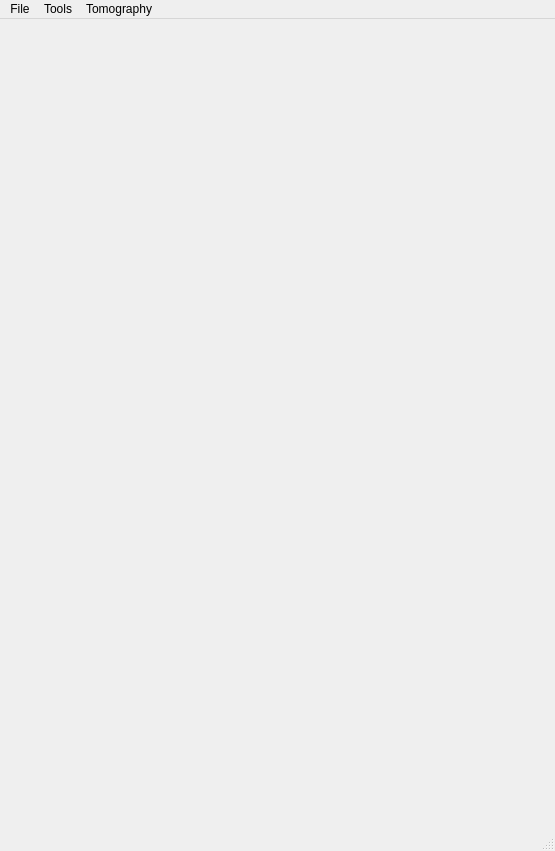
<?xml version="1.0" encoding="UTF-8"?>
<ui version="4.0">
 <class>MainWindow</class>
 <widget class="QMainWindow" name="MainWindow">
  <property name="geometry">
   <rect>
    <x>0</x>
    <y>0</y>
    <width>555</width>
    <height>851</height>
   </rect>
  </property>
  <property name="windowTitle">
   <string>MainWindow</string>
  </property>
  <widget class="QWidget" name="centralwidget"/>
  <widget class="QMenuBar" name="menubar">
   <property name="geometry">
    <rect>
     <x>0</x>
     <y>0</y>
     <width>555</width>
     <height>28</height>
    </rect>
   </property>
   <widget class="QMenu" name="menuFile">
    <property name="title">
     <string>File</string>
    </property>
    <addaction name="actionLoad"/>
    <addaction name="actionsave_in_file"/>
   </widget>
   <widget class="QMenu" name="menuTools">
    <property name="title">
     <string>Tools</string>
    </property>
    <addaction name="actionRender_curve"/>
    <addaction name="actionGet_corte_geoelectrico"/>
    <addaction name="actionBuild_corte"/>
   </widget>
   <widget class="QMenu" name="menuTomography">
    <property name="title">
     <string>Tomography</string>
    </property>
    <addaction name="actionStart_New"/>
    <addaction name="actionTomo_Manager"/>
   </widget>
   <addaction name="menuFile"/>
   <addaction name="menuTools"/>
   <addaction name="menuTomography"/>
  </widget>
  <widget class="QStatusBar" name="statusbar"/>
  <action name="actionLoad">
   <property name="text">
    <string>Load</string>
   </property>
  </action>
  <action name="actionRender_curve">
   <property name="text">
    <string>Render curve</string>
   </property>
  </action>
  <action name="actionGet_corte_geoelectrico">
   <property name="text">
    <string>Get corte geoelectrico</string>
   </property>
  </action>
  <action name="actionsave_in_file">
   <property name="text">
    <string>Save in file</string>
   </property>
  </action>
  <action name="actionBuild_corte">
   <property name="text">
    <string>Build corte</string>
   </property>
  </action>
  <action name="actionStart_New">
   <property name="text">
    <string>Start New</string>
   </property>
  </action>
  <action name="actionTomo_Manager">
   <property name="text">
    <string>Tomo Manager</string>
   </property>
  </action>
 </widget>
 <resources/>
 <connections/>
</ui>
